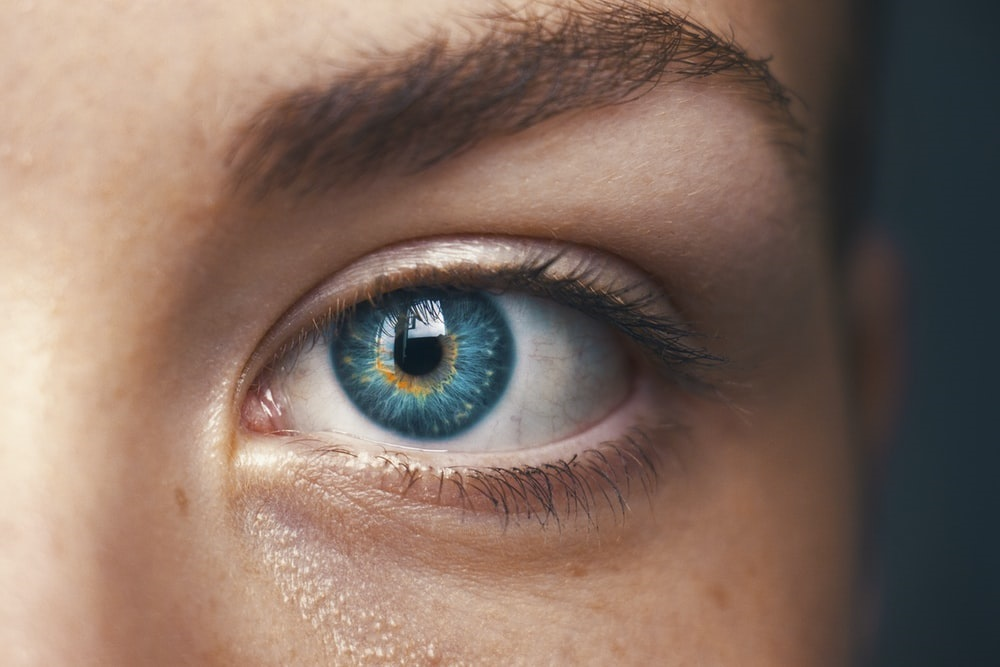
%> input picture blue.jpg, 1000 x 667 px
$ octave 'Eye Color Detection.m'   (GNU Octave 9; MATLAB toolbox functions it lacks are replaced by stand-ins)
%> lines starting %> are read from the running program, lines starting %| are printed output that depends on the picture; in (x1, y1, x2, y2) boxes, pixels count from 0 and x2, y2 are one past the last pixel; in counts of white or black regions, pixels touching at a corner belong together; the program's own positions count from 1
%Doğa ÜÇÜNCÜ - 201411063

clear all
close all


%I = imread('hazel.jpg');
%I2 = imread('hazel.jpg');


I = imread('blue.jpg');
%> I is the input picture: size 667x1000x3 uint8; mean R, G, B 132.3, 110.2, 98.2
I2 = imread('blue.jpg');

% [5 lines of commented-out code are left out]

I= rgb2gray(I);
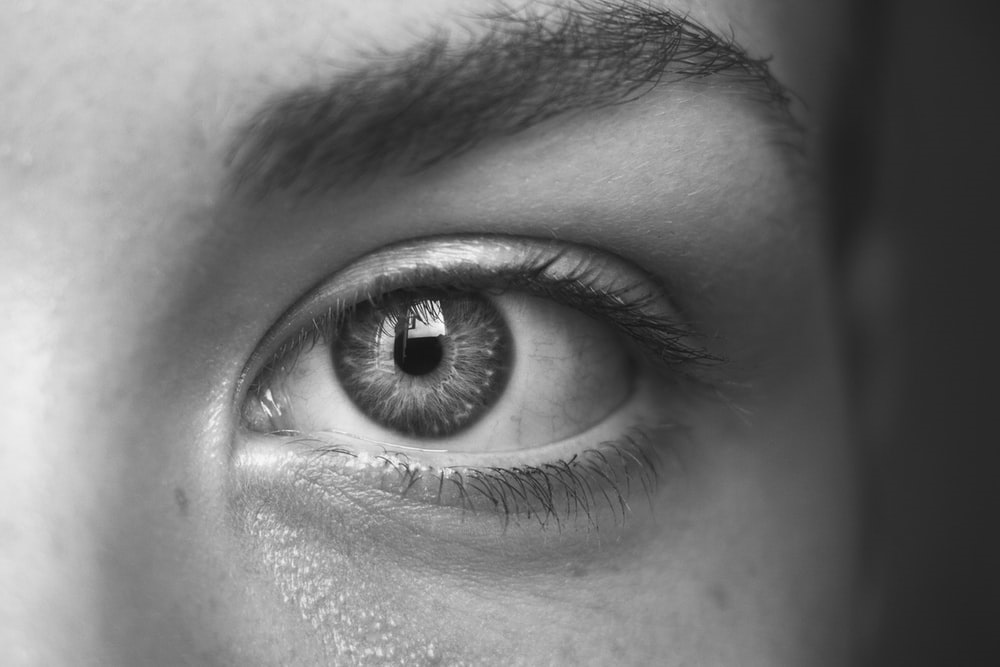
%> I: size 667x1000 uint8; min 17, max 254, mean 115.5


[histo, tresh] = hist(double(I(:)), 10);
%> histo = [29217 149647 84696 68728 70041 81454 77082 76426 24606 5103]; tresh = [28.85 52.55 76.25 99.95 123.7 147.3 171.1 194.8 218.4 242.2]
T = tresh(1);
%> T = 28.85

b = I < T;
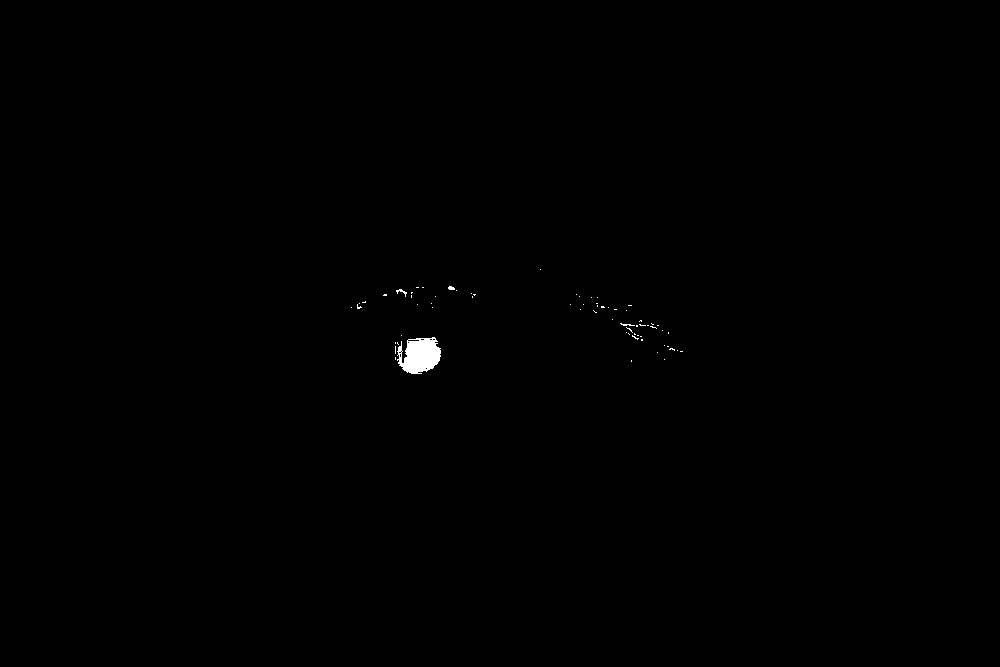
%> b: size 667x1000 logical; 0.21% white; 68 white regions (64 under 20 px)

imshow(b);
%labela aldık ve 8-connecteda çevirdik. Bu sayede orta matristen her yanı
%görüyor.
label = bwlabel(b, 8);
%> label: size 667x1000 double; 69 distinct labels, from 0 to 68

%regionprops ile ölçüm yapacağımız durumları giriyoruz. Alan, dış çevre,
%merkez ve algılama
define_orb = regionprops(label, 'Area', ...
  'Eccentricity', 'Centroid', 'BoundingBox');
%> define_orb = 68 regions; largest, box (x1, y1, x2, y2), Area, Centroid and Eccentricity: (397, 337, 441, 374) 1160 [420.5 356.1] 0.603, (396, 289, 407, 297) 30 [402.2 292.4] 0.917, (448, 286, 455, 290) 22 [451.9 288.7] 0.843
maxarea = 0;
for i = 1 : length(define_orb)
    if (define_orb(i).Area > maxarea) && ...
          (define_orb(i).Eccentricity <= 0.9)
        maxarea = define_orb(i).Area;
        m = i;
    end
end
%> this loop made 68 passes
%> maxarea on pass 11: 1160
% getting the centroid and radius of the orb
orb.Cx = round(define_orb(m).Centroid(1));
%> orb.Cx = 421
orb.Cy = round(define_orb(m).Centroid(2));
%> orb.Cy = 356
orb.R = round(max(define_orb(m).BoundingBox(3) / 2, define_orb(m).BoundingBox(4) / 2));
%> orb.R = 22

orb.Rbig = orb.R * 3.14;
%> orb.Rbig = 69.08
%linspace ile vektör oluşturuyoruz. Pol2chart ile silindirik bir veriyi
%kartezyene çeviriyoruz.
nPoints = 10;
theta = linspace(0, 5 * pi, nPoints);
rho = ones(1, nPoints) * orb.R;
[X, Y] = pol2cart(theta, rho);
%> X = [22 -3.82 -20.67 11 16.85 -16.85 -11 20.67 3.82 -22]; Y = [0 21.67 -7.52 -19.05 14.14 14.14 -19.05 -7.52 21.67 1.35e-14]
X = X + orb.Cx;
%> X = [443 417.2 400.3 432 437.9 404.1 410 441.7 424.8 399]
Y = Y + orb.Cy;
%> Y = [356 377.7 348.5 336.9 370.1 370.1 336.9 348.5 377.7 356]
%figure;
%imshow(I);


% Iris Extraction
imgsize = size(I2);
%> imgsize = [667 1000 3]
ci = [orb.Cy, orb.Cx, orb.R];
%> ci = [356 421 22]
[xx, yy] = ndgrid((1:imgsize(1)) - ci(1), (1:imgsize(2)) - ci(2));
mask = uint8((xx .^ 2 + yy .^ 2) < ci(3) ^ 2);
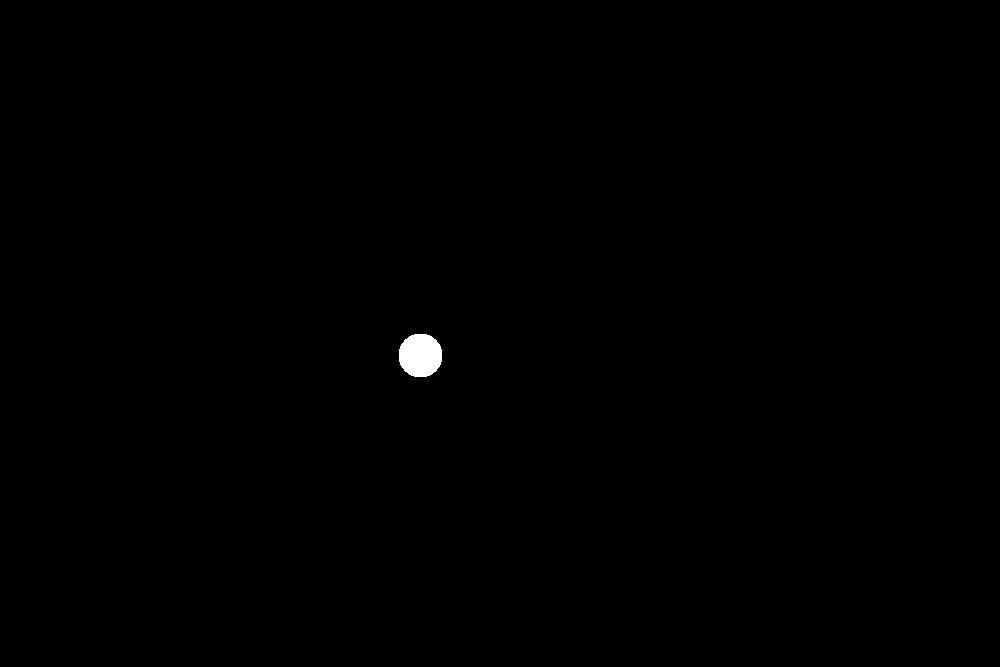
%> mask: size 667x1000 uint8; values 0 (black) and 1 (white), 0.23% white; 1 white region, box (x1, y1, x2, y2) and area: (399, 334, 442, 377) 1513
orbcut = uint8(zeros(size(I2)));
orbcut(:, :, 1) = I2(:, :, 1) .* mask;
orbcut(:, :, 2) = I2(:, :, 2) .* mask;
%> orbcut: size 667x1000x3 uint8; mean R, G, B 0.1, 0.1, 0
orbcut(:, :, 3) = I2(:, :, 3) .* mask;
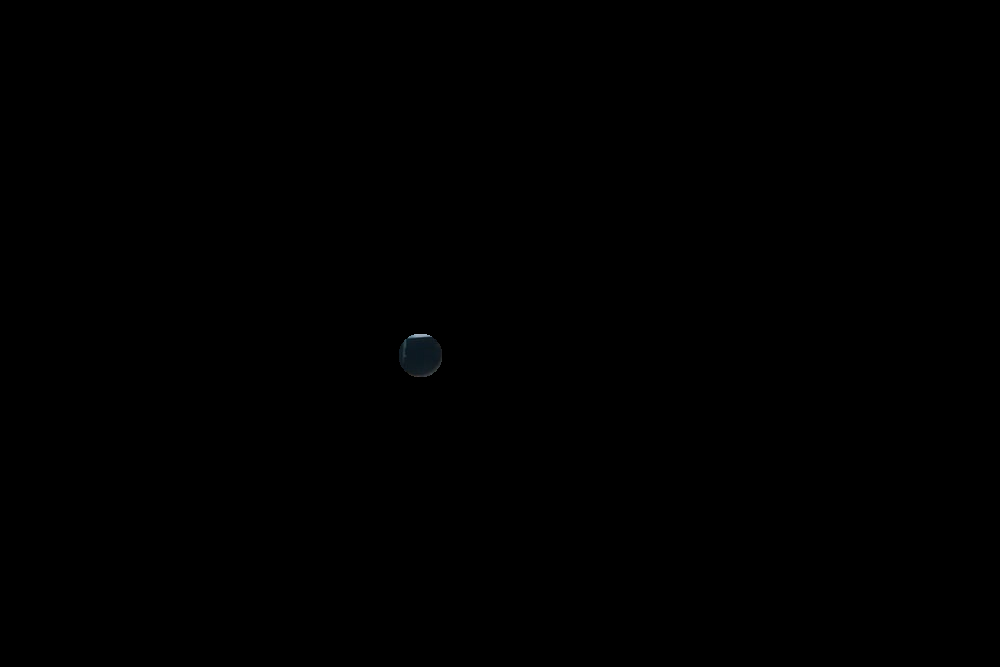
%> orbcut: size 667x1000x3 uint8; mean R, G, B 0.1, 0.1, 0.1
figure;
imshow(orbcut);

% Kesişim
imgsize = size(I2);
ci = [orb.Cy, orb.Cx, orb.Rbig];
%> ci = [356 421 69.08]
[xx, yy] = ndgrid((1:imgsize(1)) - ci(1), (1:imgsize(2)) - ci(2));
mask = uint8((xx .^ 2 + yy .^ 2) < ci(3) ^ 2);
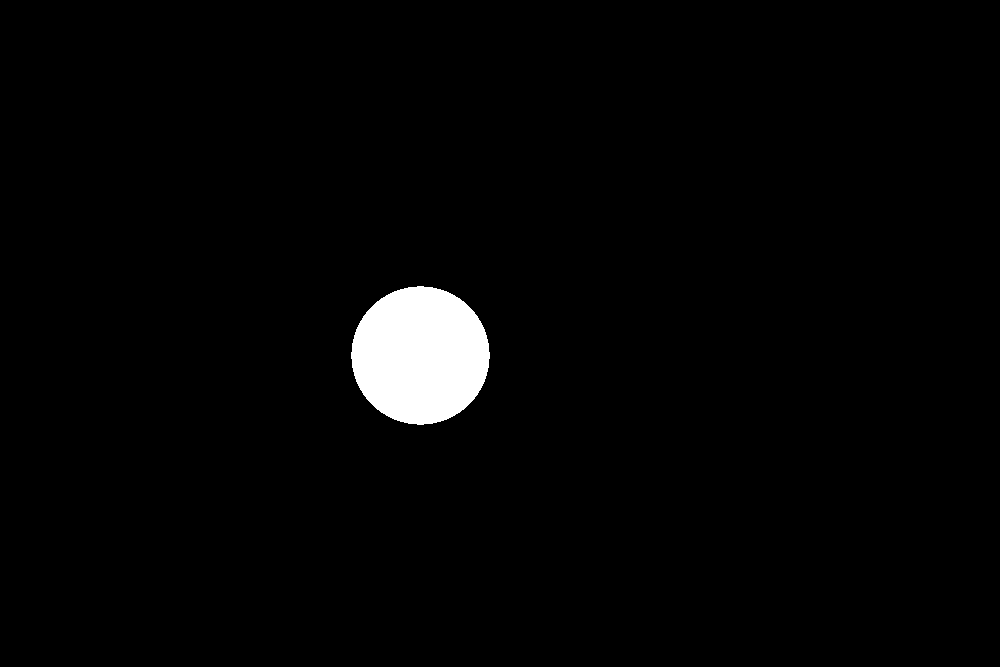
%> mask: size 667x1000 uint8; values 0 (black) and 1 (white), 2.2% white; 1 white region, box (x1, y1, x2, y2) and area: (351, 286, 490, 425) 15005
inter = uint8(zeros(size(I2)));
inter(:, :, 1) = I2(:, :, 1) .* mask;
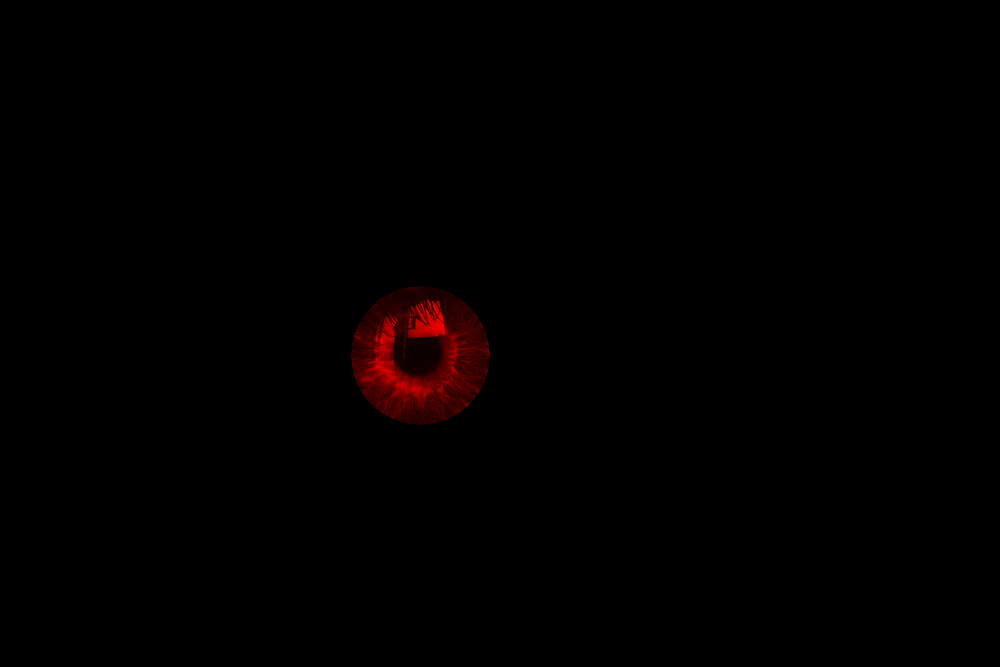
%> inter: size 667x1000x3 uint8; mean R, G, B 1.7, 0, 0
inter(:, :, 2) = I2(:, :, 2) .* mask;
inter(:, :, 3) = I2(:, :, 3) .* mask;
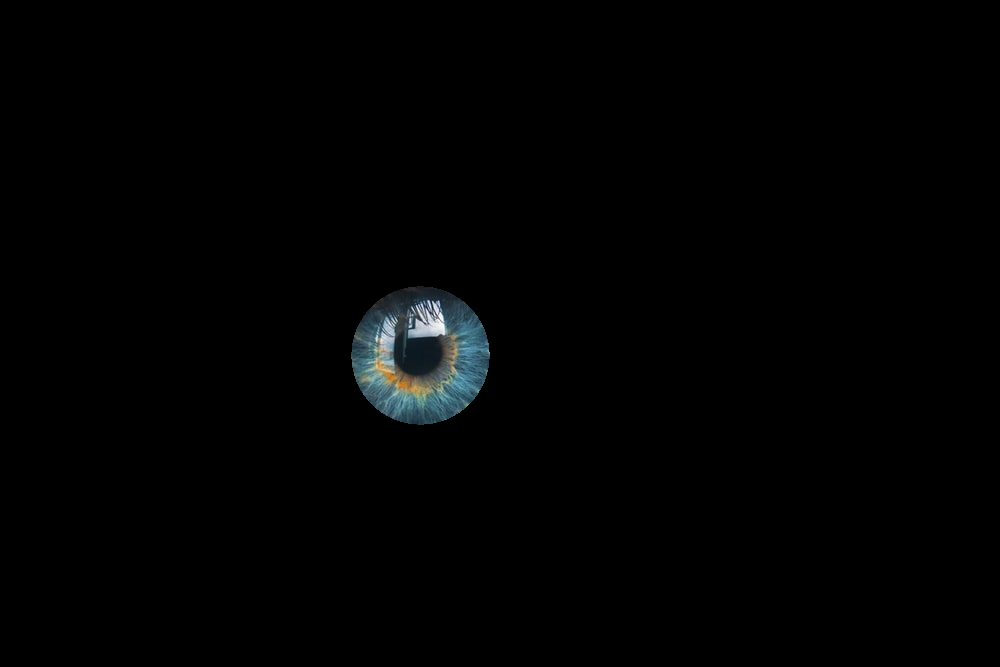
%> inter: size 667x1000x3 uint8; mean R, G, B 1.7, 2.2, 2.3
%figure;
%imshow(inter);


inter = inter - orbcut;
figure, imshow(inter);

r1 = round(mean2(nonzeros(inter(:, :, 1))));
%> r1 = 82
g1 = round(mean2(nonzeros(inter(:, :, 2))));
%> g1 = 105
b1 = round(mean2(nonzeros(inter(:, :, 3))));
%> b1 = 110
rgbImage(1, 1, :) = [r1, g1, b1]; % uint8


r = r1;
%> r = 82
g = g1;
%> g = 105
b = b1;
%> b = 110
disp(r);
%| 82
disp(g);
%| 105
disp(b);
%| 110

bluethreshold = 85;
bluethreshold2 = 200;
blue = (b > bluethreshold & b < bluethreshold2);
%> blue = true
y = (blue);
%> y = true
if y == 1
    disp("BLUE");
    return
end


brownthreshold = 140;
brownthreshold2 = 170;
brown = (r >= brownthreshold & r < brownthreshold2);
y = (brown);
if y == 1
    disp("BROWN");
    return
end


greenthreshold = 130;
greenhreshold2 = 230;
green = (g > greenthreshold & g < greenhreshold2);
y = (green);
if y == 1
    disp("GREEN");
    return


else
    disp("HAZEL");
    return
end

disp("This eye color not included any color type");

$ run again, with hazel.jpg copied over blue.jpg
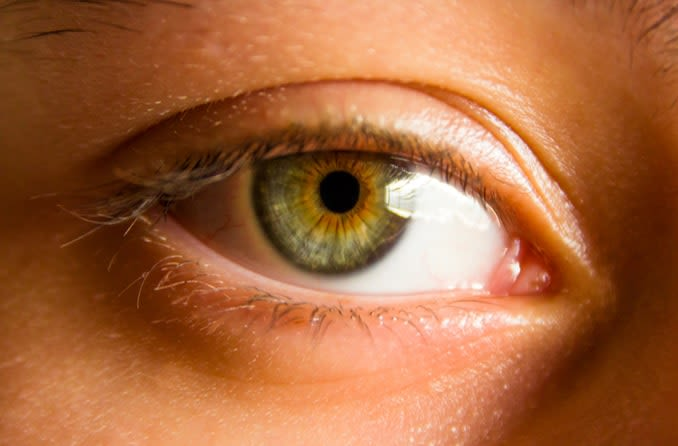
%> input picture hazel.jpg, 678 x 446 px
%> I is the input picture: size 446x678x3 uint8; mean R, G, B 166.4, 102.3, 61.6
%> I: size 446x678 uint8
%> histo = [2960 36298 65060 40215 34846 29969 30930 41517 10206 10387]; tresh = [12.75 38.25 63.75 89.25 114.8 140.2 165.8 191.2 216.8 242.2]
%> T = 12.75
%> `b = I < T;`:
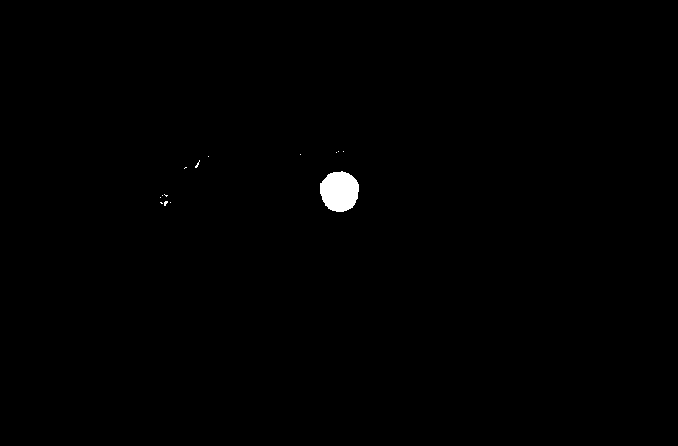
%> b: size 446x678 logical; 0.43% white; 14 white regions (13 under 20 px)
%> label: size 446x678 double; 15 distinct labels, from 0 to 14
%> define_orb = 14 regions; largest, box (x1, y1, x2, y2), Area, Centroid and Eccentricity: (320, 171, 359, 212) 1248 [340.1 192] 0.29, (164, 201, 168, 206) 14 [166.2 203.7] 0.842, (195, 160, 200, 168) 14 [198 165.2] 0.971
%> the loop `for i = 1 : length(define_orb)` made 14 passes
%> maxarea on pass 11: 1248
%> orb.Cx = 340
%> orb.Cy = 192
%> orb.R = 21
%> orb.Rbig = 65.94
%> `[X, Y] = pol2cart(theta, rho);`: X = [21 -3.65 -19.73 10.5 16.09 -16.09 -10.5 19.73 3.65 -21]; Y = [0 20.68 -7.18 -18.19 13.5 13.5 -18.19 -7.18 20.68 1.29e-14]
%> `X = X + orb.Cx;`: X = [361 336.4 320.3 350.5 356.1 323.9 329.5 359.7 343.6 319]
%> `Y = Y + orb.Cy;`: Y = [192 212.7 184.8 173.8 205.5 205.5 173.8 184.8 212.7 192]
%> `ci = [orb.Cy, orb.Cx, orb.R];`: ci = [192 340 21]
%> `ci = [orb.Cy, orb.Cx, orb.Rbig];`: ci = [192 340 65.94]
%> `inter(:, :, 3) = I2(:, :, 3) .* mask;`:
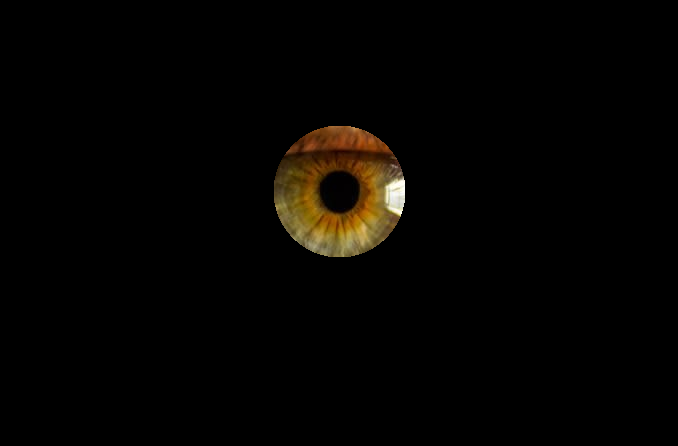
%> inter: size 446x678x3 uint8; mean R, G, B 5, 3.6, 1.5
%> r1 = 122
%> g1 = 88
%> b1 = 41
%> r = 122
%> g = 88
%> `b = b1;`: b = 41
%| 122
%| 88
%| 41
%> blue = false
